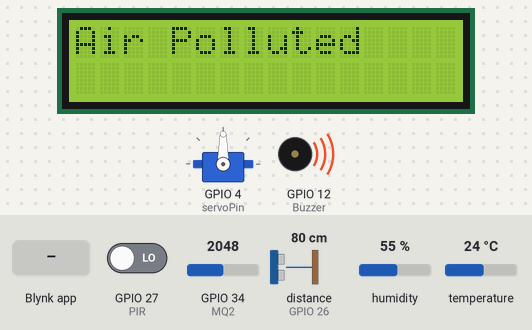
This sketch was run on a simulated ESP32. Shown: 16×2 character LCD, servo, buzzer (waves = sounding, pin HIGH). The test bench sets the inputs (shaded band); at power-on: distance to the obstacle (sensor on GPIO 26) 80 cm, GPIO 34 (MQ2) = 2048, GPIO 27 (PIR) LOW, humidity 55 %, temperature 24 °C. The echo pulse lasts 58.3 µs per cm; WiFi joins after 1.5 s; servers stay silent unless stated; pins used as bus, display or sensor lines are not drawn; what the sketch prints to the serial monitor is not drawn.

Above: at 7.0 s.
7.1 s: distance to the obstacle (sensor on GPIO 26) set to 28 cm
15.5 s: distance to the obstacle (sensor on GPIO 26) set to 24 cm
At 23.1 s:
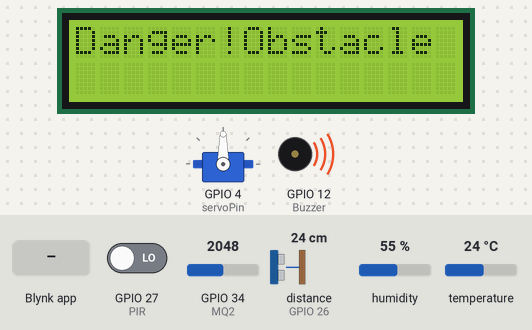
28.6 s: GPIO 34 (MQ2) set to 615
At 42.5 s:
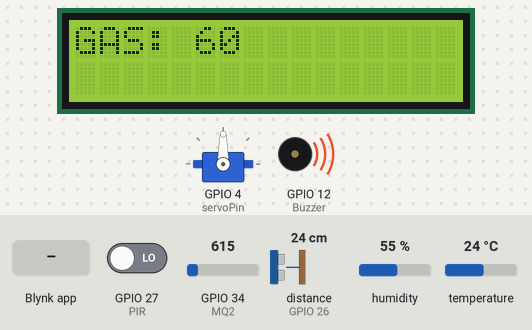
42.6 s: GPIO 34 (MQ2) set to 524
At 56.1 s:
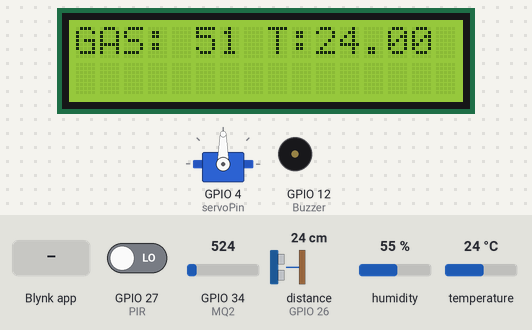
56.6 s: Blynk app writes 1 to V4
At 68.7 s:
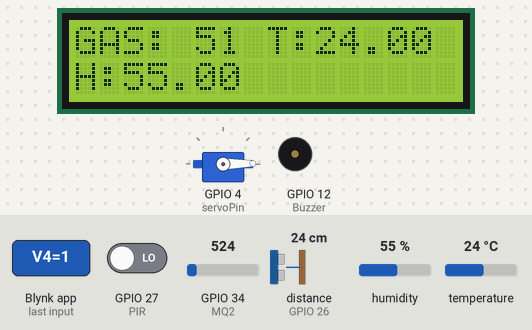
70.6 s: Blynk app writes 200 to V4
At 76.4 s:
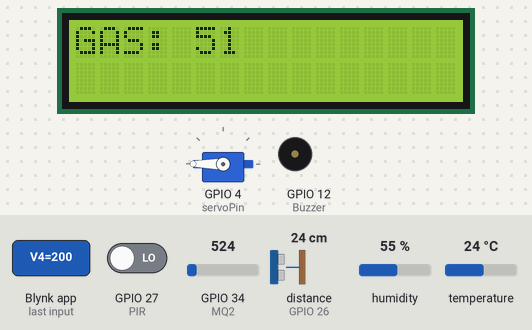
Timing chart, 0 to 83.0 s (numbered marks = the images above; inputs shaded):
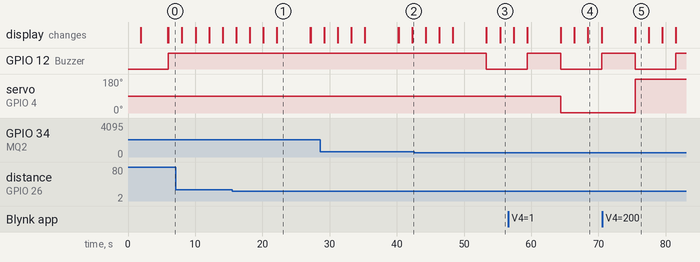

The sketch:

automation.ino
```cpp
#include <Servo_ESP32.h>
#include <LiquidCrystal_I2C.h>
#include <WiFiClient.h>
#define BLYNK_PRINT Serial
#include <WiFi.h>
#include <BlynkSimpleEsp32.h>
#include <DHT.h>

LiquidCrystal_I2C lcd(0x27, 16, 2);

char auth[] = "FpLDj9dn0zE9Kbewmzwg6kPCTdMarhsE";//Enter your Auth token
char ssid[] = "Open Wifi";//Enter your WIFI name
char pass[] = "ahn@5514";//Enter your WIFI password

// Define component pins
DHT dht(13, DHT11); //(sensor pin,sensor type)
BlynkTimer timer;
Servo_ESP32 servo1;
bool pirbutton = 0;
static const int servoPin = 4;
#define Buzzer 12
#define MQ2 34
#define trig 25
#define echo 26
#define PIR 27

//Get buttons values
BLYNK_WRITE(V0) {
  pirbutton = param.asInt();
}
BLYNK_WRITE(V4) {
  servo1.write(param.asInt());
}

void setup() {
  Serial.begin(9600);
  lcd.init();
  lcd.backlight();
  servo1.attach(servoPin);
  pinMode(Buzzer, OUTPUT);
  pinMode(PIR, INPUT);
  pinMode(trig, OUTPUT);
  pinMode(echo, INPUT);
  pinMode(MQ2, INPUT);
  Blynk.begin(auth, ssid, pass, "blynk.cloud", 80);
  dht.begin();

  lcd.setCursor(0, 0);
  lcd.print("Robot Data");
  lcd.setCursor(0, 1);
  lcd.print("Manage System");
  delay(4000);
  lcd.clear();

  //Call the functions
  timer.setInterval(100L, gassensor);
  timer.setInterval(100L, DHT11sensor);
  timer.setInterval(100L, pirsensor);
  timer.setInterval(100L, ultrasonic);
}


void loop() {
  Blynk.run();//Run the Blynk library
  timer.run();//Run the Blynk timer
  //  for (int i = 0; i <= 90; i = i + 3) {
  //    servo1.write(i);
  //    delay(100);
  //  }
  //
  //  for (int i = 90; i >= 0; i = i - 3) {
  //    servo1.write(i);
  //
  //    delay(100);
  //  }
}
```

DHT11sensor.ino
```cpp
// Get the DHT11 sensor values
void DHT11sensor() {
  float h = dht.readHumidity();
  float t = dht.readTemperature();

  if (isnan(h) || isnan(t)) {
    Serial.println("Failed to read from DHT sensor!");
    return;
  }
  Blynk.virtualWrite(V2, t);
  Blynk.virtualWrite(V3, h);

  lcd.setCursor(8, 0);
  lcd.print("T:");
  lcd.print(t);
  delay(2000);
  lcd.setCursor(0, 1);
  lcd.print("H:");
  lcd.print(h);
  delay(2000);

}
```

gassensor.ino
```cpp
//Get the MQ2 sensor values
void gassensor() {
  int value = analogRead(MQ2);
  Serial.println(value);
  value = map(value, 0, 1024, 0, 100);
  Blynk.virtualWrite(V5, value);
  if (value <= 55) {
    digitalWrite(Buzzer, LOW);
  }
  else if (value > 55) {
    Blynk.notify("Warning! Gas leak detected");
    lcd.clear();
    lcd.print("Air Polluted");
    digitalWrite(Buzzer, HIGH);
    delay(2000);
    lcd.clear();
  }

  lcd.setCursor(0, 0);
  lcd.print("GAS:");
  lcd.print(" ");
  lcd.print(value);
  delay(2000);

}
```

pirsensor.ino
```cpp
//Get the PIR sensor values
void pirsensor() {
  bool value = digitalRead(PIR);
  //Blynk.virtualWrite(V0, value);
  if (pirbutton == 1) {
    if (value == 1) {
      Blynk.notify("Life Found");
      digitalWrite(Buzzer, HIGH);
      lcd.clear();
      lcd.setCursor(2, 0);
      lcd.print("Life Found!");
      delay(1000);
      lcd.clear();

    } else if (value == 0) {
      lcd.clear();
      digitalWrite(Buzzer, LOW);
    }
  }
}
```

ultrasonic.ino
```cpp
//Get the ultrasonic sensor values
void ultrasonic() {
  digitalWrite(trig, LOW);
  delayMicroseconds(4);
  digitalWrite(trig, HIGH);
  delayMicroseconds(10);
  digitalWrite(trig, LOW);
  long duration = pulseIn(echo, HIGH);
  long distance = duration * 0.034 / 2;
  Blynk.virtualWrite(V1, distance);

  if (distance < 25) {
    Blynk.notify("Warning! Obstacle Found");
    lcd.clear();
    lcd.setCursor(0, 0);
    lcd.print("Danger!Obstacle");
    digitalWrite(Buzzer, HIGH);
    delay(5000);
    lcd.clear();

  }
  else {

    lcd.setCursor(8, 1);
    lcd.print("DIST:");
    lcd.print(distance);
    lcd.print("  ");
  }
}
```

Measured:
- the behaviour switches between 26 and 25 cm on distance to the obstacle (sensor on GPIO 26) (found by bisection; images 0 and 1)
- the behaviour switches between 574 and 573 on GPIO 34 (MQ2) (found by bisection; images 2 and 3)
- after the input at 15.5 s, the display: first differs from a run without the input after 6.7 s (image 1)
- after the input at 42.6 s, GPIO 12 (Buzzer): HIGH → LOW after 10.7 s
- after the input at 56.6 s, servo on GPIO 4 (servoPin): 90° → 1° after 7.8 s
- after the input at 70.6 s, servo on GPIO 4 (servoPin): 1° → 180° after 4.9 s
- what the display in image 1 shows lasts 5.0 s, from 22.2 s to 27.2 s
